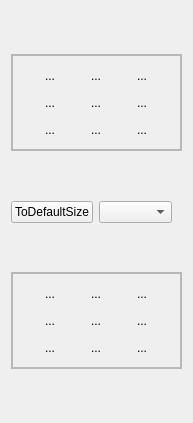
             <widget class="QWidget" name="pageResizer">
              <property name="geometry">
               <rect>
                <x>0</x>
                <y>0</y>
                <width>193</width>
                <height>423</height>
               </rect>
              </property>
              <attribute name="label">
               <string>Resizer</string>
              </attribute>
              <layout class="QVBoxLayout" name="verticalLayout_13">
               <item>
                <spacer name="verticalSpacer">
                 <property name="orientation">
                  <enum>Qt::Vertical</enum>
                 </property>
                 <property name="sizeHint" stdset="0">
                  <size>
                   <width>20</width>
                   <height>40</height>
                  </size>
                 </property>
                </spacer>
               </item>
               <item>
                <widget class="QFrame" name="frame">
                 <property name="frameShape">
                  <enum>QFrame::StyledPanel</enum>
                 </property>
                 <property name="frameShadow">
                  <enum>QFrame::Raised</enum>
                 </property>
                 <layout class="QHBoxLayout" name="horizontalLayout_5">
                  <property name="spacing">
                   <number>0</number>
                  </property>
                  <property name="leftMargin">
                   <number>0</number>
                  </property>
                  <property name="topMargin">
                   <number>0</number>
                  </property>
                  <property name="rightMargin">
                   <number>0</number>
                  </property>
                  <property name="bottomMargin">
                   <number>0</number>
                  </property>
                  <item>
                   <widget class="QFrame" name="frameResizeOut">
                    <property name="frameShape">
                     <enum>QFrame::StyledPanel</enum>
                    </property>
                    <property name="frameShadow">
                     <enum>QFrame::Raised</enum>
                    </property>
                    <layout class="QGridLayout" name="gridLayout">
                     <item row="0" column="2">
                      <widget class="QToolButton" name="toolOutTopRight">
                       <property name="text">
                        <string>...</string>
                       </property>
                       <property name="icon">
                        <iconset resource="hbqtwidgets.qrc">
                         <normaloff>:/hbqt/resources/arrow-top-right.png</normaloff>:/hbqt/resources/arrow-top-right.png</iconset>
                       </property>
                       <property name="iconSize">
                        <size>
                         <width>40</width>
                         <height>40</height>
                        </size>
                       </property>
                       <property name="autoRepeat">
                        <bool>true</bool>
                       </property>
                       <property name="autoRaise">
                        <bool>true</bool>
                       </property>
                      </widget>
                     </item>
                     <item row="0" column="1">
                      <widget class="QToolButton" name="toolOutUp">
                       <property name="text">
                        <string>...</string>
                       </property>
                       <property name="icon">
                        <iconset resource="hbqtwidgets.qrc">
                         <normaloff>:/hbqt/resources/arrow-up.png</normaloff>:/hbqt/resources/arrow-up.png</iconset>
                       </property>
                       <property name="iconSize">
                        <size>
                         <width>40</width>
                         <height>40</height>
                        </size>
                       </property>
                       <property name="autoRepeat">
                        <bool>true</bool>
                       </property>
                       <property name="autoRaise">
                        <bool>true</bool>
                       </property>
                      </widget>
                     </item>
                     <item row="0" column="0">
                      <widget class="QToolButton" name="toolOutTopLeft">
                       <property name="text">
                        <string>...</string>
                       </property>
                       <property name="icon">
                        <iconset resource="hbqtwidgets.qrc">
                         <normaloff>:/hbqt/resources/arrow-top-left.png</normaloff>:/hbqt/resources/arrow-top-left.png</iconset>
                       </property>
                       <property name="iconSize">
                        <size>
                         <width>40</width>
                         <height>40</height>
                        </size>
                       </property>
                       <property name="autoRepeat">
                        <bool>true</bool>
                       </property>
                       <property name="autoRaise">
                        <bool>true</bool>
                       </property>
                      </widget>
                     </item>
                     <item row="1" column="2">
                      <widget class="QToolButton" name="toolOutRight">
                       <property name="text">
                        <string>...</string>
                       </property>
                       <property name="icon">
                        <iconset resource="hbqtwidgets.qrc">
                         <normaloff>:/hbqt/resources/arrow-rgt.png</normaloff>:/hbqt/resources/arrow-rgt.png</iconset>
                       </property>
                       <property name="iconSize">
                        <size>
                         <width>40</width>
                         <height>40</height>
                        </size>
                       </property>
                       <property name="autoRepeat">
                        <bool>true</bool>
                       </property>
                       <property name="autoRaise">
                        <bool>true</bool>
                       </property>
                      </widget>
                     </item>
                     <item row="1" column="0">
                      <widget class="QToolButton" name="toolOutLeft">
                       <property name="text">
                        <string>...</string>
                       </property>
                       <property name="icon">
                        <iconset resource="hbqtwidgets.qrc">
                         <normaloff>:/hbqt/resources/arrow-lft.png</normaloff>:/hbqt/resources/arrow-lft.png</iconset>
                       </property>
                       <property name="iconSize">
                        <size>
                         <width>40</width>
                         <height>40</height>
                        </size>
                       </property>
                       <property name="autoRepeat">
                        <bool>true</bool>
                       </property>
                       <property name="autoRaise">
                        <bool>true</bool>
                       </property>
                      </widget>
                     </item>
                     <item row="1" column="1">
                      <widget class="QToolButton" name="toolOutAll">
                       <property name="text">
                        <string>...</string>
                       </property>
                       <property name="icon">
                        <iconset resource="hbqtwidgets.qrc">
                         <normaloff>:/hbqt/resources/arrow-expand.png</normaloff>:/hbqt/resources/arrow-expand.png</iconset>
                       </property>
                       <property name="iconSize">
                        <size>
                         <width>40</width>
                         <height>40</height>
                        </size>
                       </property>
                       <property name="autoRepeat">
                        <bool>true</bool>
                       </property>
                       <property name="autoRaise">
                        <bool>true</bool>
                       </property>
                      </widget>
                     </item>
                     <item row="2" column="0">
                      <widget class="QToolButton" name="toolOutBottomLeft">
                       <property name="text">
                        <string>...</string>
                       </property>
                       <property name="icon">
                        <iconset resource="hbqtwidgets.qrc">
                         <normaloff>:/hbqt/resources/arrow-bottom-left.png</normaloff>:/hbqt/resources/arrow-bottom-left.png</iconset>
                       </property>
                       <property name="iconSize">
                        <size>
                         <width>40</width>
                         <height>40</height>
                        </size>
                       </property>
                       <property name="autoRepeat">
                        <bool>true</bool>
                       </property>
                       <property name="autoRaise">
                        <bool>true</bool>
                       </property>
                      </widget>
                     </item>
                     <item row="2" column="1">
                      <widget class="QToolButton" name="toolOutDown">
                       <property name="text">
                        <string>...</string>
                       </property>
                       <property name="icon">
                        <iconset resource="hbqtwidgets.qrc">
                         <normaloff>:/hbqt/resources/arrow-down.png</normaloff>:/hbqt/resources/arrow-down.png</iconset>
                       </property>
                       <property name="iconSize">
                        <size>
                         <width>40</width>
                         <height>40</height>
                        </size>
                       </property>
                       <property name="autoRepeat">
                        <bool>true</bool>
                       </property>
                       <property name="autoRaise">
                        <bool>true</bool>
                       </property>
                      </widget>
                     </item>
                     <item row="2" column="2">
                      <widget class="QToolButton" name="toolOutBottomRight">
                       <property name="text">
                        <string>...</string>
                       </property>
                       <property name="icon">
                        <iconset resource="hbqtwidgets.qrc">
                         <normaloff>:/hbqt/resources/arrow-bottom-right.png</normaloff>:/hbqt/resources/arrow-bottom-right.png</iconset>
                       </property>
                       <property name="iconSize">
                        <size>
                         <width>40</width>
                         <height>40</height>
                        </size>
                       </property>
                       <property name="autoRepeat">
                        <bool>true</bool>
                       </property>
                       <property name="autoRaise">
                        <bool>true</bool>
                       </property>
                      </widget>
                     </item>
                    </layout>
                   </widget>
                  </item>
                 </layout>
                </widget>
               </item>
               <item>
                <spacer name="verticalSpacer_3">
                 <property name="orientation">
                  <enum>Qt::Vertical</enum>
                 </property>
                 <property name="sizeHint" stdset="0">
                  <size>
                   <width>20</width>
                   <height>40</height>
                  </size>
                 </property>
                </spacer>
               </item>
               <item>
                <layout class="QHBoxLayout" name="horizontalLayout_8">
                 <property name="topMargin">
                  <number>0</number>
                 </property>
                 <property name="rightMargin">
                  <number>10</number>
                 </property>
                 <item>
                  <widget class="QPushButton" name="btnResizeToDefault">
                   <property name="text">
                    <string>ToDefaultSize</string>
                   </property>
                  </widget>
                 </item>
                 <item>
                  <widget class="QComboBox" name="comboResizerSteps"/>
                 </item>
                </layout>
               </item>
               <item>
                <spacer name="verticalSpacer_4">
                 <property name="orientation">
                  <enum>Qt::Vertical</enum>
                 </property>
                 <property name="sizeHint" stdset="0">
                  <size>
                   <width>20</width>
                   <height>40</height>
                  </size>
                 </property>
                </spacer>
               </item>
               <item>
                <widget class="QFrame" name="frame_2">
                 <property name="frameShape">
                  <enum>QFrame::StyledPanel</enum>
                 </property>
                 <property name="frameShadow">
                  <enum>QFrame::Raised</enum>
                 </property>
                 <layout class="QHBoxLayout" name="horizontalLayout_6">
                  <property name="spacing">
                   <number>0</number>
                  </property>
                  <property name="leftMargin">
                   <number>0</number>
                  </property>
                  <property name="topMargin">
                   <number>0</number>
                  </property>
                  <property name="rightMargin">
                   <number>0</number>
                  </property>
                  <property name="bottomMargin">
                   <number>0</number>
                  </property>
                  <item>
                   <widget class="QFrame" name="frameResizeIn">
                    <property name="frameShape">
                     <enum>QFrame::StyledPanel</enum>
                    </property>
                    <property name="frameShadow">
                     <enum>QFrame::Raised</enum>
                    </property>
                    <layout class="QGridLayout" name="gridLayout_2">
                     <item row="0" column="0">
                      <widget class="QToolButton" name="toolInTopLeft">
                       <property name="text">
                        <string>...</string>
                       </property>
                       <property name="icon">
                        <iconset resource="hbqtwidgets.qrc">
                         <normaloff>:/hbqt/resources/arrow-bottom-right.png</normaloff>:/hbqt/resources/arrow-bottom-right.png</iconset>
                       </property>
                       <property name="iconSize">
                        <size>
                         <width>40</width>
                         <height>40</height>
                        </size>
                       </property>
                       <property name="autoRepeat">
                        <bool>true</bool>
                       </property>
                       <property name="autoRaise">
                        <bool>true</bool>
                       </property>
                      </widget>
                     </item>
                     <item row="0" column="1">
                      <widget class="QToolButton" name="toolInUp">
                       <property name="text">
                        <string>...</string>
                       </property>
                       <property name="icon">
                        <iconset resource="hbqtwidgets.qrc">
                         <normaloff>:/hbqt/resources/arrow-down.png</normaloff>:/hbqt/resources/arrow-down.png</iconset>
                       </property>
                       <property name="iconSize">
                        <size>
                         <width>40</width>
                         <height>40</height>
                        </size>
                       </property>
                       <property name="autoRepeat">
                        <bool>true</bool>
                       </property>
                       <property name="autoRaise">
                        <bool>true</bool>
                       </property>
                      </widget>
                     </item>
                     <item row="0" column="2">
                      <widget class="QToolButton" name="toolInTopRight">
                       <property name="text">
                        <string>...</string>
                       </property>
                       <property name="icon">
                        <iconset resource="hbqtwidgets.qrc">
                         <normaloff>:/hbqt/resources/arrow-bottom-left.png</normaloff>:/hbqt/resources/arrow-bottom-left.png</iconset>
                       </property>
                       <property name="iconSize">
                        <size>
                         <width>40</width>
                         <height>40</height>
                        </size>
                       </property>
                       <property name="autoRepeat">
                        <bool>true</bool>
                       </property>
                       <property name="autoRaise">
                        <bool>true</bool>
                       </property>
                      </widget>
                     </item>
                     <item row="1" column="0">
                      <widget class="QToolButton" name="toolInLeft">
                       <property name="text">
                        <string>...</string>
                       </property>
                       <property name="icon">
                        <iconset resource="hbqtwidgets.qrc">
                         <normaloff>:/hbqt/resources/arrow-rgt.png</normaloff>:/hbqt/resources/arrow-rgt.png</iconset>
                       </property>
                       <property name="iconSize">
                        <size>
                         <width>40</width>
                         <height>40</height>
                        </size>
                       </property>
                       <property name="autoRepeat">
                        <bool>true</bool>
                       </property>
                       <property name="autoRaise">
                        <bool>true</bool>
                       </property>
                      </widget>
                     </item>
                     <item row="1" column="1">
                      <widget class="QToolButton" name="toolInAll">
                       <property name="text">
                        <string>...</string>
                       </property>
                       <property name="icon">
                        <iconset resource="hbqtwidgets.qrc">
                         <normaloff>:/hbqt/resources/arrow-contract.png</normaloff>:/hbqt/resources/arrow-contract.png</iconset>
                       </property>
                       <property name="iconSize">
                        <size>
                         <width>40</width>
                         <height>40</height>
                        </size>
                       </property>
                       <property name="autoRepeat">
                        <bool>true</bool>
                       </property>
                       <property name="autoRaise">
                        <bool>true</bool>
                       </property>
                      </widget>
                     </item>
                     <item row="1" column="2">
                      <widget class="QToolButton" name="toolInRight">
                       <property name="text">
                        <string>...</string>
                       </property>
                       <property name="icon">
                        <iconset resource="hbqtwidgets.qrc">
                         <normaloff>:/hbqt/resources/arrow-lft.png</normaloff>:/hbqt/resources/arrow-lft.png</iconset>
                       </property>
                       <property name="iconSize">
                        <size>
                         <width>40</width>
                         <height>40</height>
                        </size>
                       </property>
                       <property name="autoRepeat">
                        <bool>true</bool>
                       </property>
                       <property name="autoRaise">
                        <bool>true</bool>
                       </property>
                      </widget>
                     </item>
                     <item row="2" column="0">
                      <widget class="QToolButton" name="toolInBottomLeft">
                       <property name="text">
                        <string>...</string>
                       </property>
                       <property name="icon">
                        <iconset resource="hbqtwidgets.qrc">
                         <normaloff>:/hbqt/resources/arrow-top-right.png</normaloff>:/hbqt/resources/arrow-top-right.png</iconset>
                       </property>
                       <property name="iconSize">
                        <size>
                         <width>40</width>
                         <height>40</height>
                        </size>
                       </property>
                       <property name="autoRepeat">
                        <bool>true</bool>
                       </property>
                       <property name="autoRaise">
                        <bool>true</bool>
                       </property>
                      </widget>
                     </item>
                     <item row="2" column="1">
                      <widget class="QToolButton" name="toolInDown">
                       <property name="text">
                        <string>...</string>
                       </property>
                       <property name="icon">
                        <iconset resource="hbqtwidgets.qrc">
                         <normaloff>:/hbqt/resources/arrow-up.png</normaloff>:/hbqt/resources/arrow-up.png</iconset>
                       </property>
                       <property name="iconSize">
                        <size>
                         <width>40</width>
                         <height>40</height>
                        </size>
                       </property>
                       <property name="autoRepeat">
                        <bool>true</bool>
                       </property>
                       <property name="autoRaise">
                        <bool>true</bool>
                       </property>
                      </widget>
                     </item>
                     <item row="2" column="2">
                      <widget class="QToolButton" name="toolInBottomRight">
                       <property name="text">
                        <string>...</string>
                       </property>
                       <property name="icon">
                        <iconset resource="hbqtwidgets.qrc">
                         <normaloff>:/hbqt/resources/arrow-top-left.png</normaloff>:/hbqt/resources/arrow-top-left.png</iconset>
                       </property>
                       <property name="iconSize">
                        <size>
                         <width>40</width>
                         <height>40</height>
                        </size>
                       </property>
                       <property name="autoRepeat">
                        <bool>true</bool>
                       </property>
                       <property name="autoRaise">
                        <bool>true</bool>
                       </property>
                      </widget>
                     </item>
                    </layout>
                   </widget>
                  </item>
                 </layout>
                </widget>
               </item>
               <item>
                <spacer name="verticalSpacer_2">
                 <property name="orientation">
                  <enum>Qt::Vertical</enum>
                 </property>
                 <property name="sizeHint" stdset="0">
                  <size>
                   <width>20</width>
                   <height>40</height>
                  </size>
                 </property>
                </spacer>
               </item>
              </layout>
             </widget>
